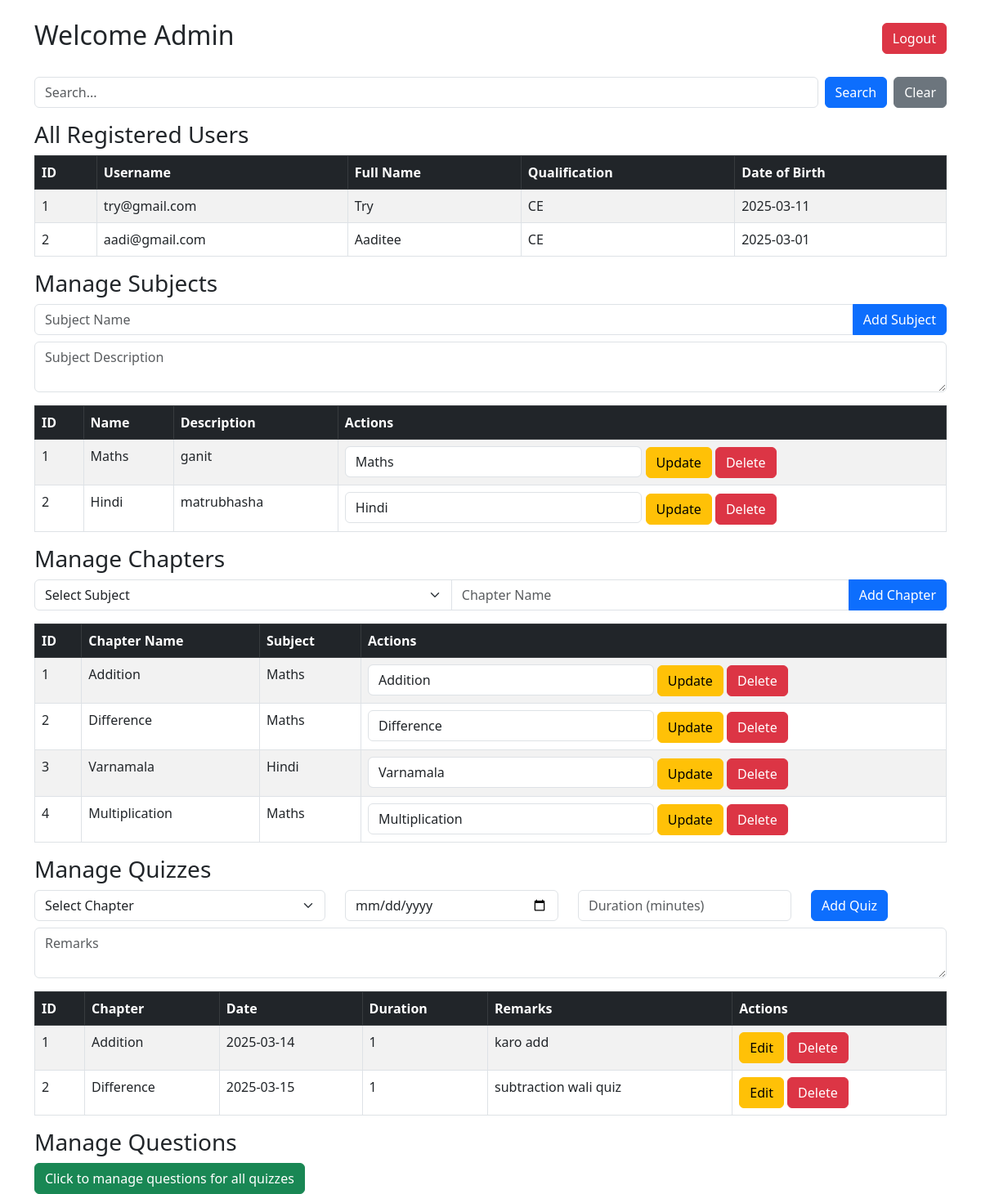
The app's page /admin_dashboard (signed in), older data.
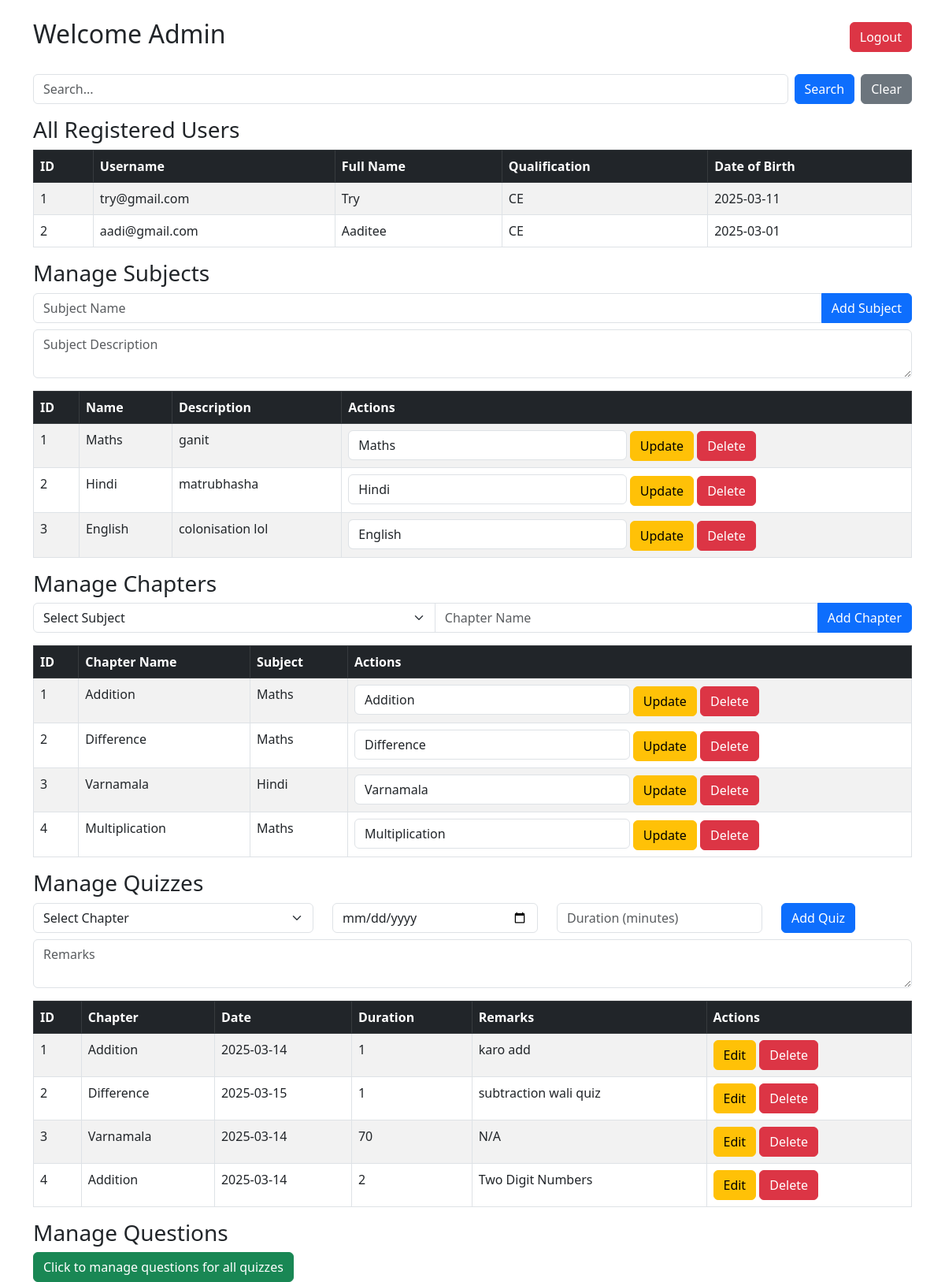
The same page, newer data.
### models/models.py (models this page shows, shortened)
class User(db.Model):
    id = db.Column(db.Integer, primary_key=True)
    username = db.Column(db.String(100), unique=True, nullable=False)
    password = db.Column(db.String(255), nullable=False)
    full_name = db.Column(db.String(200), nullable=False)
    qualification = db.Column(db.String(200))
    dob = db.Column(db.Date, nullable=False)
    scores = db.relationship('QuizScore', backref='user', lazy=True)

class Subject(db.Model):
    id = db.Column(db.Integer, primary_key=True)
    name = db.Column(db.String(100), unique=True, nullable=False)
    description = db.Column(db.Text)
    chapters = db.relationship('Chapter', backref='subject', lazy=True)

class Chapter(db.Model):
    id = db.Column(db.Integer, primary_key=True)
    name = db.Column(db.String(100), nullable=False)
    subject_id = db.Column(db.Integer, db.ForeignKey('subject.id'), nullable=False)
    quizzes = db.relationship('Quiz', backref='chapter', lazy=True)

class Quiz(db.Model):
    id = db.Column(db.Integer, primary_key=True)
    chapter_id = db.Column(db.Integer, db.ForeignKey('chapter.id'), nullable=False)
    date_of_quiz = db.Column(db.Date)
    time_duration = db.Column(db.Integer)  # Store duration in minutes
    remarks = db.Column(db.Text)
    questions = db.relationship('Question', backref='quiz', lazy=True)

### app.py (the view, shortened to what this page needs)
@app.route('/admin_dashboard', methods=['GET', 'POST'])
def admin_dashboard():
    if 'admin_logged_in' not in session:
        return redirect(url_for('auth.admin_login'))
    users = User.query.all()
    subjects = Subject.query.all()
    chapters = Chapter.query.all()
    quizzes = Quiz.query.all()
    search_query = request.args.get('search_query', '').strip()
    if search_query:
        users = User.query.filter(
            (User.username.ilike(f"%{search_query}%")) |
            (User.full_name.ilike(f"%{search_query}%")) |
            (User.qualification.ilike(f"%{search_query}%"))
        ).all()
        subjects = Subject.query.filter(Subject.name.ilike(f"%{search_query}%")).all()
        chapters = Chapter.query.join(Subject).filter(
            (Chapter.name.ilike(f"%{search_query}%")) |
            (Subject.name.ilike(f"%{search_query}%"))
        ).all()
        quizzes = Quiz.query.join(Chapter).filter(
            (Chapter.name.ilike(f"%{search_query}%")) |
            (Quiz.remarks.ilike(f"%{search_query}%"))
        ).all()
        show_users = bool(users)
        show_subjects = bool(subjects)
        show_chapters = bool(chapters)
        show_quizzes = bool(quizzes)
    else:
        show_users = show_subjects = show_quizzes = show_chapters = True
    return render_template('admin_dashboard.html', users=users, subjects=subjects, chapters=chapters, quizzes=quizzes, search_query=search_query, show_users=show_users, show_subjects=show_subjects, show_chapters = show_chapters, show_quizzes=show_quizzes
    )

### templates/admin_dashboard.html (shortened to what this page needs)
<!DOCTYPE html>
<html lang="en">
<head>
    <link href="https://cdn.jsdelivr.net/npm/bootstrap@5.3.0/dist/css/bootstrap.min.css" rel="stylesheet">
</head>
<body class="container mt-4">
    {% include 'toastr.html' %}
    <div class="d-flex justify-content-between align-items-center mb-4">
        <h2>Welcome Admin</h2>
        <a href="{{ url_for('auth.logout') }}" class="btn btn-danger">Logout</a>
    </div>
    <form method="GET" action="{{ url_for('admin_dashboard') }}" class="mb-3 d-flex">
        <input type="text" name="search_query" class="form-control me-2" placeholder="Search..."
            value="{{ search_query if search_query else '' }}">
        <button type="submit" class="btn btn-primary me-2">Search</button>
        <a href="{{ url_for('admin_dashboard') }}" class="btn btn-secondary">Clear</a>
    </form>
    {% if show_users %}
    <h3>All Registered Users</h3>
    <table class="table table-striped table-bordered">
        <thead class="table-dark">
            <tr>
                <th>ID</th>
                <th>Username</th>
                <th>Full Name</th>
                <th>Qualification</th>
                <th>Date of Birth</th>
            </tr>
        </thead>
        <tbody>
            {% for user in users %}
            <tr>
                <td>{{ user.id }}</td>
                <td>{{ user.username }}</td>
                <td>{{ user.full_name }}</td>
                <td>{{ user.qualification or 'N/A' }}</td>
                <td>{{ user.dob.strftime('%Y-%m-%d') }}</td>
            </tr>
            {% endfor %}
        </tbody>
    </table>
    {% endif %}
    {% if show_subjects %}
    <h3>Manage Subjects</h3>
    <form method="POST" action="{{ url_for('admin_dashboard') }}" class="mb-3">
        <div class="input-group mb-2">
            <input type="text" name="name" class="form-control" placeholder="Subject Name" required>
            <button type="submit" class="btn btn-primary">Add Subject</button>
        </div>
        <textarea name="description" class="form-control" placeholder="Subject Description"></textarea>
    </form>
    {% endif %}
    {% if show_subjects %}
    <table class="table table-striped table-bordered">
        <thead class="table-dark">
            <tr>
                <th>ID</th>
                <th>Name</th>
                <th>Description</th>
                <th>Actions</th>
            </tr>
        </thead>
        <tbody>
            {% for subject in subjects %}
            <tr>
                <td>{{ subject.id }}</td>
                <td>{{ subject.name }}</td>
                <td>{{ subject.description or 'N/A' }}</td>
                <td>
                    <form method="POST" action="{{ url_for('admin_dashboard') }}" class="d-inline">
                        <input type="text" name="name" value="{{ subject.name }}" required class="form-control d-inline w-50">
                        <button type="submit" class="btn btn-warning">Update</button>
                    </form>
                    <form method="POST" action="{{ url_for('admin_dashboard') }}" class="d-inline">
                        <button type="submit" class="btn btn-danger" onclick="return confirm('Are you sure?')">Delete</button>
                    </form>
                </td>
            </tr>
            {% endfor %}
        </tbody>
    </table>
    {% endif %}
    {% if show_chapters %}
    <h3>Manage Chapters</h3>
    <form method="POST" action="{{ url_for('admin_dashboard') }}" class="mb-3">
        <div class="input-group mb-2">
            <select name="subject_id" class="form-select" required>
                <option value="">Select Subject</option>
            </select>
            <input type="text" name="name" class="form-control" placeholder="Chapter Name" required>
            <button type="submit" class="btn btn-primary">Add Chapter</button>
        </div>
    </form>
    <table class="table table-striped table-bordered">
        <thead class="table-dark">
            <tr>
                <th>ID</th>
                <th>Chapter Name</th>
                <th>Subject</th>
                <th>Actions</th>
            </tr>
        </thead>
        <tbody>
            {% for chapter in chapters %}
            <tr>
                <td>{{ chapter.id }}</td>
                <td>{{ chapter.name }}</td>
                <td>{{ chapter.subject.name }}</td>
                <td>
                    <form method="POST" action="{{ url_for('admin_dashboard') }}" class="d-inline">
                        <input type="text" name="name" value="{{ chapter.name }}" required class="form-control d-inline w-50">
                        <button type="submit" class="btn btn-warning">Update</button>
                    </form>
                    <form method="POST" action="{{ url_for('admin_dashboard') }}" class="d-inline">
                        <button type="submit" class="btn btn-danger" onclick="return confirm('Are you sure?')">Delete</button>
                    </form>
                </td>
            </tr>
            {% endfor %}
        </tbody>
    </table>
    {% endif %}
    {% if show_quizzes %}
    <h3>Manage Quizzes</h3>
    <form method="POST" action="{{ url_for('admin_dashboard') }}" class="mb-3">
        <div class="row mb-2">
            <div class="col-md-4">
                <select name="chapter_id" class="form-select" required>
                    <option value="">Select Chapter</option>
                </select>
            </div>
            <div class="col-md-3">
                <input type="date" name="date_of_quiz" class="form-control" required>
            </div>
            <div class="col-md-3">
                <input type="text" name="time_duration" class="form-control" placeholder="Duration (minutes)" required>
            </div>
            <div class="col-md-2">
                <button type="submit" class="btn btn-primary">Add Quiz</button>
            </div>
        </div>
        <textarea name="remarks" class="form-control" placeholder="Remarks"></textarea>
    </form>
    <table class="table table-striped table-bordered">
        <thead class="table-dark">
            <tr>
                <th>ID</th>
                <th>Chapter</th>
                <th>Date</th>
                <th>Duration</th>
                <th>Remarks</th>
                <th>Actions</th>
            </tr>
        </thead>
        <tbody>
            {% for quiz in quizzes %}
            <tr>
                <td>{{ quiz.id }}</td>
                <td>{{ quiz.chapter.name }}</td>
                <td>{{ quiz.date_of_quiz }}</td>
                <td>{{ quiz.time_duration }}</td>
                <td>{{ quiz.remarks or 'N/A' }}</td>
                <td>
                    <form method="POST" action="{{ url_for('admin_dashboard') }}" class="d-inline">
                        <button type="submit" class="btn btn-warning">Edit</button>
                    </form>
                    <form method="POST" action="{{ url_for('admin_dashboard') }}" class="d-inline">
                        <button type="submit" class="btn btn-danger" onclick="return confirm('Are you sure?')">Delete</button>
                    </form>
                </td>
            </tr>
            {% endfor %}
        </tbody>
    </table>
    {% endif %}
    {% if show_quizzes %}
    <h3>Manage Questions</h3>
    <a href="{{ url_for('manage_questions') }}" class="btn btn-success">Click to manage questions for all quizzes</a>
    {% endif %}
</body>
</html>

### templates/toastr.html (shortened to what this page needs)
<link rel="stylesheet" href="https://cdnjs.cloudflare.com/ajax/libs/toastr.js/latest/toastr.min.css">

Row changes from the older to the newer data that the page shows:
added Subject: id "3", name "English", description "colonisation lol"
added Quiz: id "3", chapter.name "Varnamala", date_of_quiz "2025-03-14", time_duration "70", remarks "N/A"
added Quiz: id "4", chapter.name "Addition", date_of_quiz "2025-03-14", time_duration "2", remarks "Two Digit Numbers"
